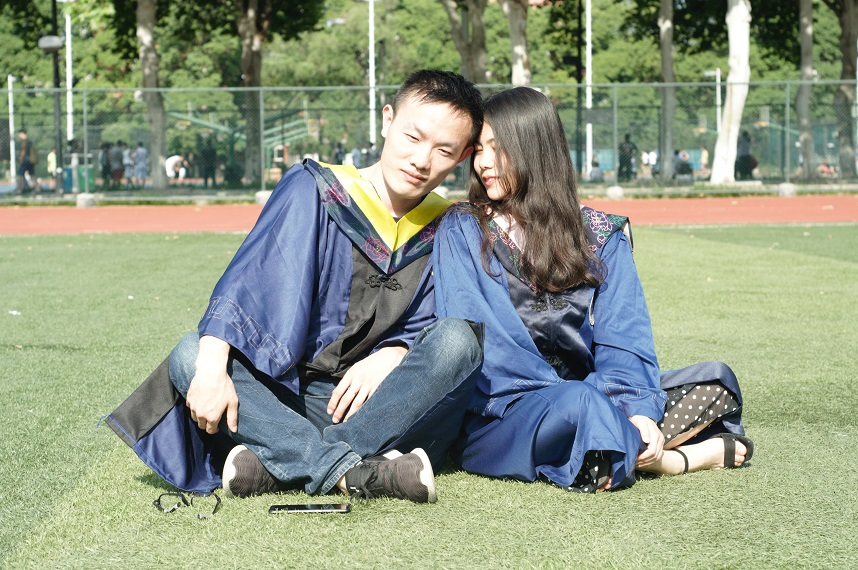
#> input picture test.jpg, 858 x 570 px
$ python opencvtest.py   (older library calls are emulated)
#> lines starting #> are read from the running program, lines starting #| are printed output that depends on the picture; after the words box and inside, x2 and y2 are one past the last pixel; in counts of white or black regions, pixels touching at a corner belong together
# coding=utf-8
import cv2
import numpy as np
# [6 lines of commented-out code are left out]
imagepath="test.jpg"
image = cv2.imread(imagepath)
#> image is the input picture: shape (570, 858, 3); mean B, G, R 131.7, 152.3, 141.9
gray = cv2.cvtColor(image,cv2.COLOR_BGR2GRAY)
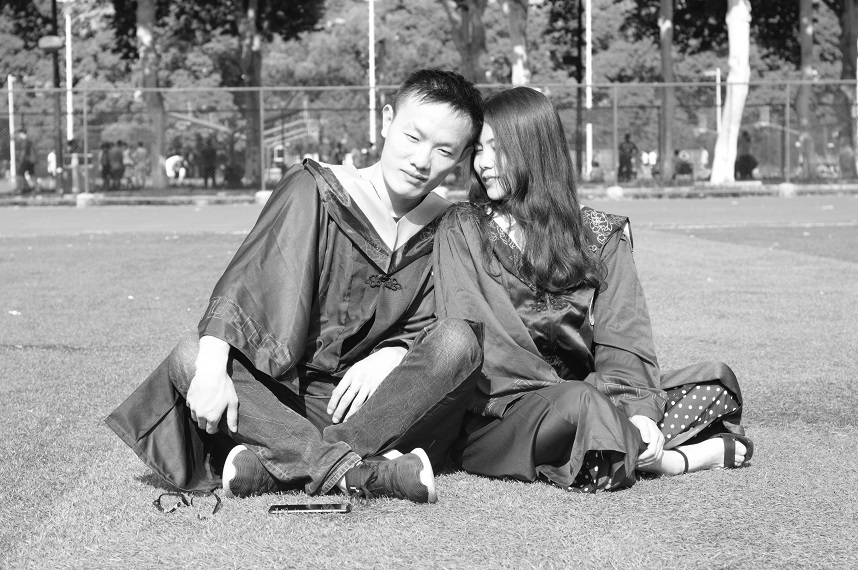
#> gray: shape (570, 858); min 0, max 255, mean 146.8
face_cascade = cv2.CascadeClassifier('haarcascade_frontalface_default.xml')
faces = face_cascade.detectMultiScale(
   gray,
   scaleFactor = 1.15,
   minNeighbors = 3,
   minSize = (5,5),
   # flags = cv2.cv.CV_HAAR_SCALE_IMAGE
)
#> faces = [[622, 135, 42, 42]]

print ("发现{0}个人脸!".format(len(faces)))
#| 发现1个人脸!
for(x,y,w,h) in faces:
    cv2.rectangle(image,(x,y),(x+w,y+w),(0,255,0),1)
#> this loop made 1 pass
#> image: shape (570, 858, 3); 0.03% of pixels changed, all inside (x1, y1, x2, y2) = (622, 135, 665, 178)
    # cv2.circle(image,((x+x+w)/2,(y+y+h)/2),w/2,(0,255,0),2)

cv2.imshow("image",image)
# cv2.imshow("gray",gray)

cv2.waitKey(0)
cv2.destroyAllWindows()
